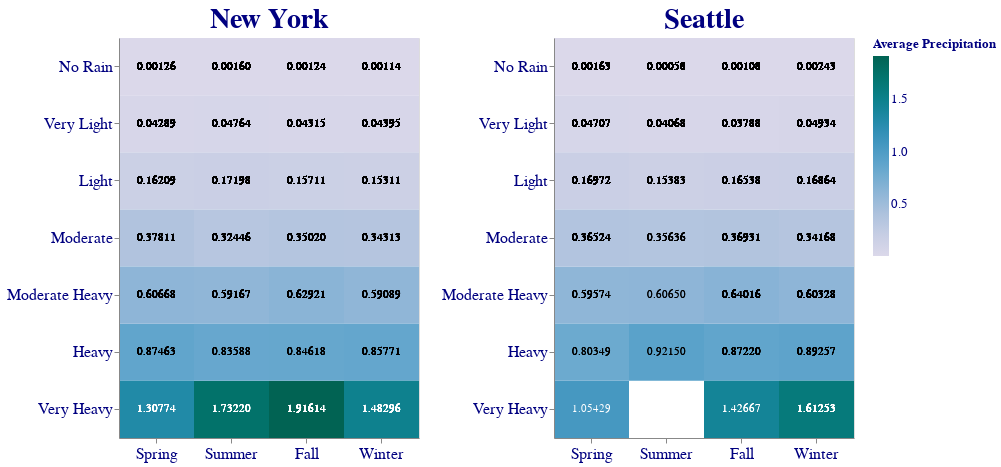

This figure's notebook cell:
### Code cell
base = alt.Chart(df).transform_joinaggregate(
    groupby=['class','season'],
    avgprecip = 'mean(precipitation)'
).encode(
    alt.Y('class:N').axis(title = None
                   ).scale(domain=['No Rain','Very Light','Light','Moderate','Moderate Heavy','Heavy','Very Heavy']),
    alt.X('season:N').axis(title = None, labelAngle=0
                    ).scale(domain=['Spring','Summer','Fall','Winter'])
)

heatmap1 = base.mark_rect().encode(
    alt.Color('average(precipitation):Q')
    .scale(scheme='purplebluegreen')
    .legend(title='Average Precipitation')
)

text1 = base.mark_text(baseline="middle").encode(
    text=alt.Text("avgprecip:Q",format=",.5f"),
    color = alt.condition(
        alt.datum.avgprecip > 1,
        alt.value('white'),
        alt.value('black')
    ))

heatmap2 = base.mark_rect().encode(
    alt.Color('average(precipitation)')
    .scale(scheme='purplebluegreen')
    .legend(title='Average Precipitation',titleFontSize=13,labelFontSize=13)
)

text2 = base.mark_text(baseline="middle").encode(
    text=alt.Text("avgprecip:Q",format=",.5f"),
    color = alt.condition(
        alt.datum.avgprecip > 1,
        alt.value('white'),
        alt.value('black')
    ))

chart1 = alt.layer(heatmap1, text1).properties(title = 'New York',
                                               width = 300, height = 400
                    ).transform_filter(datum.city == 'New York')
chart2 = alt.layer(heatmap2, text2).properties(title = 'Seattle',
                                               width = 300, height = 400
                    ).transform_filter(datum.city == 'Seattle')

alt.hconcat(chart1,chart2)

### Figure 1 — Vega-Lite specification as saved in the notebook (floating-point values rounded to 4 significant figures; data arrays with more than 128 entries replaced by an {"elided": "..."} marker saying what was removed)
{"config": {"view": {"width": 600}, "axis": {"titleColor": "navy", "labelColor": "navy", "labelFontSize": 16, "titleFontSize": 18}, "title": {"color": "navy", "fontSize": 28}, "legend": {"titleColor": "navy", "labelColor": "navy", "labelFontSize": 16, "titleFontSize": 18}, "mark": {"color": "cornflowerblue", "fill": "cornflowerblue"}}, "hconcat": [{"layer": [{"mark": {"type": "rect"}, "encoding": {"color": {"aggregate": "average", "field": "precipitation", "legend": {"title": "Average Precipitation"}, "scale": {"scheme": "purplebluegreen"}, "type": "quantitative"}, "x": {"axis": {"title": null, "labelAngle": 0}, "field": "season", "scale": {"domain": ["Spring", "Summer", "Fall", "Winter"]}, "type": "nominal"}, "y": {"axis": {"title": null}, "field": "class", "scale": {"domain": ["No Rain", "Very Light", "Light", "Moderate", "Moderate Heavy", "Heavy", "Very Heavy"]}, "type": "nominal"}}, "transform": [{"joinaggregate": [{"op": "mean", "field": "precipitation", "as": "avgprecip"}], "groupby": ["class", "season"]}]}, {"mark": {"type": "text", "baseline": "middle"}, "encoding": {"color": {"condition": {"test": "(datum.avgprecip > 1)", "value": "white"}, "value": "black"}, "text": {"field": "avgprecip", "format": ",.5f", "type": "quantitative"}, "x": {"axis": {"title": null, "labelAngle": 0}, "field": "season", "scale": {"domain": ["Spring", "Summer", "Fall", "Winter"]}, "type": "nominal"}, "y": {"axis": {"title": null}, "field": "class", "scale": {"domain": ["No Rain", "Very Light", "Light", "Moderate", "Moderate Heavy", "Heavy", "Very Heavy"]}, "type": "nominal"}}, "transform": [{"joinaggregate": [{"op": "mean", "field": "precipitation", "as": "avgprecip"}], "groupby": ["class", "season"]}]}], "height": 400, "title": "New York", "transform": [{"filter": "(datum.city === 'New York')"}], "width": 300}, {"layer": [{"mark": {"type": "rect"}, "encoding": {"color": {"aggregate": "average", "field": "precipitation", "legend": {"title": "Average Precipitation", "titleFontSize": 13, "labelFontSize": 13}, "scale": {"scheme": "purplebluegreen"}, "type": "quantitative"}, "x": {"axis": {"title": null, "labelAngle": 0}, "field": "season", "scale": {"domain": ["Spring", "Summer", "Fall", "Winter"]}, "type": "nominal"}, "y": {"axis": {"title": null}, "field": "class", "scale": {"domain": ["No Rain", "Very Light", "Light", "Moderate", "Moderate Heavy", "Heavy", "Very Heavy"]}, "type": "nominal"}}, "transform": [{"joinaggregate": [{"op": "mean", "field": "precipitation", "as": "avgprecip"}], "groupby": ["class", "season"]}]}, {"mark": {"type": "text", "baseline": "middle"}, "encoding": {"color": {"condition": {"test": "(datum.avgprecip > 1)", "value": "white"}, "value": "black"}, "text": {"field": "avgprecip", "format": ",.5f", "type": "quantitative"}, "x": {"axis": {"title": null, "labelAngle": 0}, "field": "season", "scale": {"domain": ["Spring", "Summer", "Fall", "Winter"]}, "type": "nominal"}, "y": {"axis": {"title": null}, "field": "class", "scale": {"domain": ["No Rain", "Very Light", "Light", "Moderate", "Moderate Heavy", "Heavy", "Very Heavy"]}, "type": "nominal"}}, "transform": [{"joinaggregate": [{"op": "mean", "field": "precipitation", "as": "avgprecip"}], "groupby": ["class", "season"]}]}], "height": 400, "title": "Seattle", "transform": [{"filter": "(datum.city === 'Seattle')"}], "width": 300}], "data": {"name": "data-bf256bf7ab41bb9a859d399c187d90fa"}, "$schema": "https://vega.github.io/schema/vega-lite/v5.17.0.json", "datasets": {"data-bf256bf7ab41bb9a859d399c187d90fa": {"elided": "2922 records"}}}
